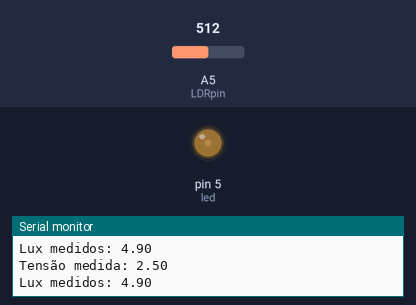
Recording of a sketch running on a simulated Arduino Uno, built with avr-gcc and run on an emulated ATmega328P. Shown: output pins drawn as LEDs (lit = HIGH), the last lines printed to the serial monitor. Inputs (shaded band) come from the test bench; at power-on: A5 (LDRpin) = 512.

Above: at 1.3 s.
1.4 s: A5 (LDRpin) set to 766
4.4 s: A5 (LDRpin) set to 788
At 4.9 s:
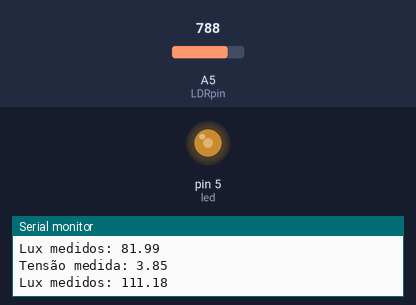
5.9 s: A5 (LDRpin) set to 716
At 7.9 s:
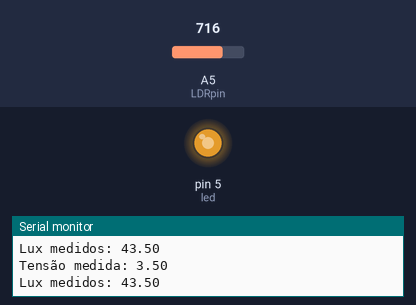
8.9 s: A5 (LDRpin) set to 900
11.9 s: A5 (LDRpin) set to 834
14.9 s: A5 (LDRpin) set to 817
At 15.7 s:
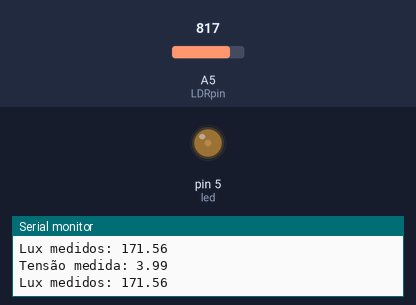
Timing chart, 0 to 17.4 s (numbered marks = the images above; inputs shaded):
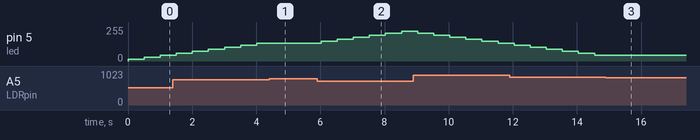

The sketch:

SetLedBasedOnLDR.ino
```cpp
// LDR parameters
const int LDRpin = A5;
const float m = -0.3869;
const float C = 4.874;
float lux = 0;

// Led parameters
const int led = 5;
int ledIntensity = 255; // [0, 255]

// Button that defines if room is occupied
int button = 0;

// Room lighting values
const int minValue = 200;
const int maxValue = 500;
const int minValueEmpty = 100;
const int maxValueEmpty = 200;

// Regra de 3 simples
double mapfloat(double val, double in_min, double in_max, double out_min, double out_max) {
    return (val - in_min) * (out_max - out_min) / (in_max - in_min) + out_min;
}

void setup() {
  // Initial setup
  Serial.begin(9600);
  pinMode(LDRpin, INPUT);
  pinMode(led, OUTPUT);
}

void loop() {

  // Get lux value
  int LDR = analogRead(LDRpin);
  float Vout = mapfloat(LDR, 0, 1023, 0, 5);
  int RLDR = 10000*(5-Vout)/Vout;
  lux = C * pow(( (5 / Vout) - 1), (1/m));

  // Print LDR measured values to console
  Serial.print("Tensão medida: ");
  Serial.println(Vout);
  Serial.print("Lux medidos: ");
  Serial.println(lux);
  Serial.println("\n");

  // Change led brightness value depending on lux value
  // If room is empty
  if(!button){
    if(lux > maxValueEmpty){
      ledIntensity -= 15;
    }
    else if(lux < minValueEmpty){
      ledIntensity += 15;
    }
  }
  //If room is occupied
  else{
    if(lux > maxValue){
      ledIntensity -= 15;
    }
    else if(lux < minValue){
      ledIntensity += 15;
    }
  }

  analogWrite(led, ledIntensity);

  delay(500);
}
```

Measured:
- the behaviour switches between 780 and 781 on A5 (LDRpin) (found by bisection; images 0 and 1)
- after the input at 4.4 s, pin 5 (led): stays 134/255 (without the input it goes to 149/255 after 0.12 s)
- after the input at 5.9 s, pin 5 (led): moves from 134/255 to 224/255 over 2.5 s, starting after 0.12 s
- after the input at 14.9 s, pin 5 (led): stops changing and stays 44/255
